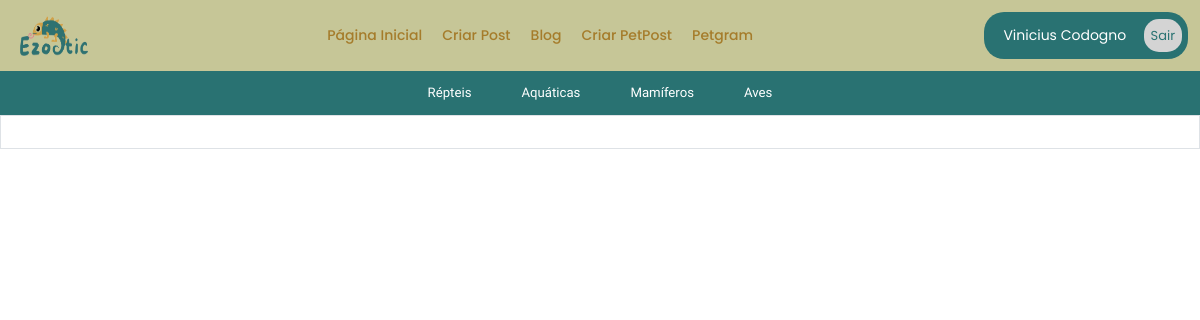
The app's page /mamiferos/ (signed in), older data.
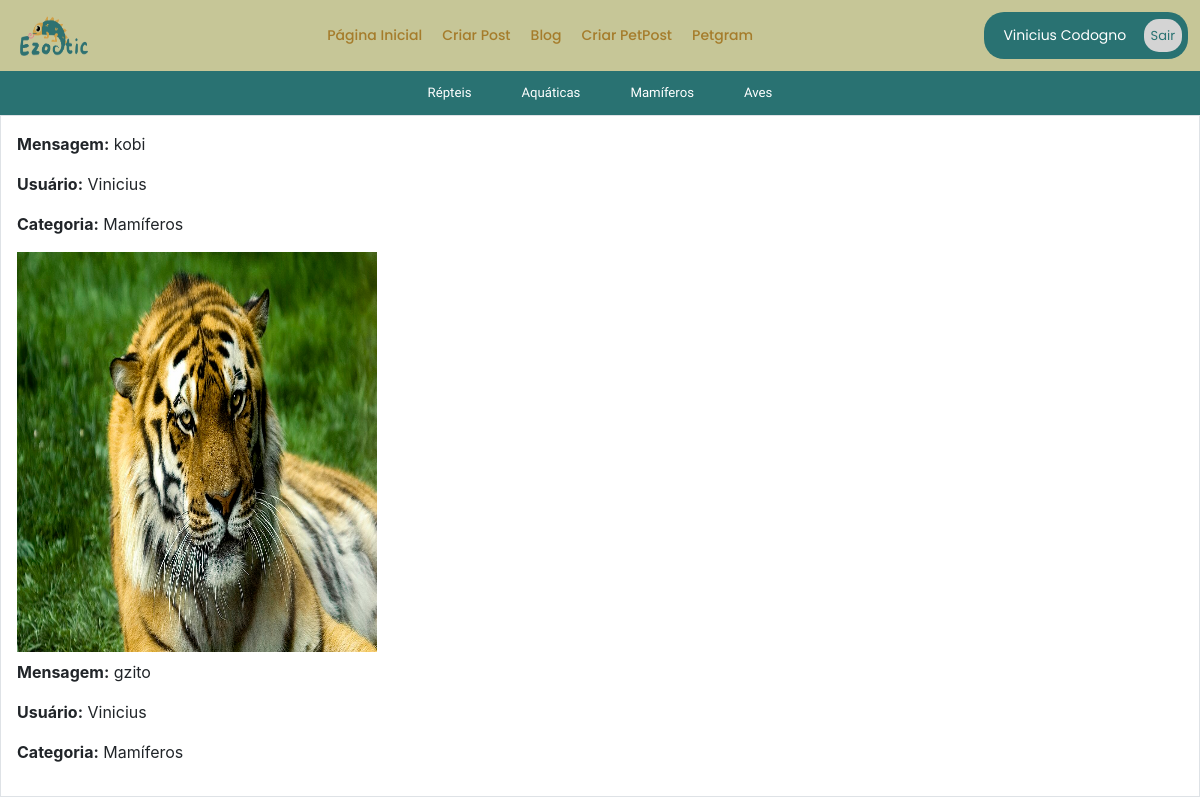
The same page, newer data.
### app/models.py (models this page shows, shortened)
class Post(db.Model):
    id = db.Column(db.Integer, primary_key=True)
    mensagem = db.Column(db.String, nullable=True)
    user_id = db.Column(db.Integer, db.ForeignKey('user.id'), nullable=True)
    imagem = db.Column(db.String, nullable=True)
    categoria = db.Column(db.String(50), nullable=True)
    data_criacao = db.Column(db.DateTime, default=datetime.utcnow)

class User(db.Model, UserMixin):
    id = db.Column(db.Integer, primary_key=True)
    nome = db.Column(db.String, nullable=True)
    sobrenome = db.Column(db.String, nullable=True)
    email = db.Column(db.String, nullable=True)
    senha = db.Column(db.String, nullable=True)
    posts = db.relationship('Post', backref='user', lazy=True)
    petgrams = db.relationship('Petgram', backref='user', lazy=True)
    comentarios_petgram = db.relationship('ComentarioPetgram', backref='user', lazy=True)

### app/views.py (the view)
@app.route('/mamiferos/')
def mamiferos():
    posts = Post.query.filter_by(categoria='Mamíferos').all()
    return render_template('blog/blog_mamiferos.html', posts=posts)

### app/models.py (called while the page is built)
@login_manager.user_loader
def load_user(user_id):
    return User.query.get(user_id)

### app/templates/blog/blog_mamiferos.html
{% extends 'base.html' %}
{% block content %}
    {% include 'nave/nave.html' %}
    {% include 'nave/nave_blog.html' %}
    <div>
        <div class="d-flex flex-column border p-3 mb-2 rounded-3">
            {% for post in posts %}
            <p><strong>Mensagem:</strong> {{ post.mensagem }}</p>
            <p><strong>Usuário:</strong> {{ post.user.nome }}</p>
            <p><strong>Categoria:</strong> {{ post.categoria }}</p>
            {% if post.imagem %}
                <img style="width: 30vw; height: 50vh;" src="{{ url_for('static', filename='uploads/' ~ post.imagem) }}" alt="Imagem do Post" class="img-fluid mb-2">
            {% endif %}
            {% endfor %}
        </div>
    </div>
{% endblock %}

Row changes from the older to the newer data that the page shows:
added Post: mensagem "kobi", user.nome "Vinicius", categoria "Mamíferos", imagem (picture)
added Post: mensagem "gzito", user.nome "Vinicius", categoria "Mamíferos"
